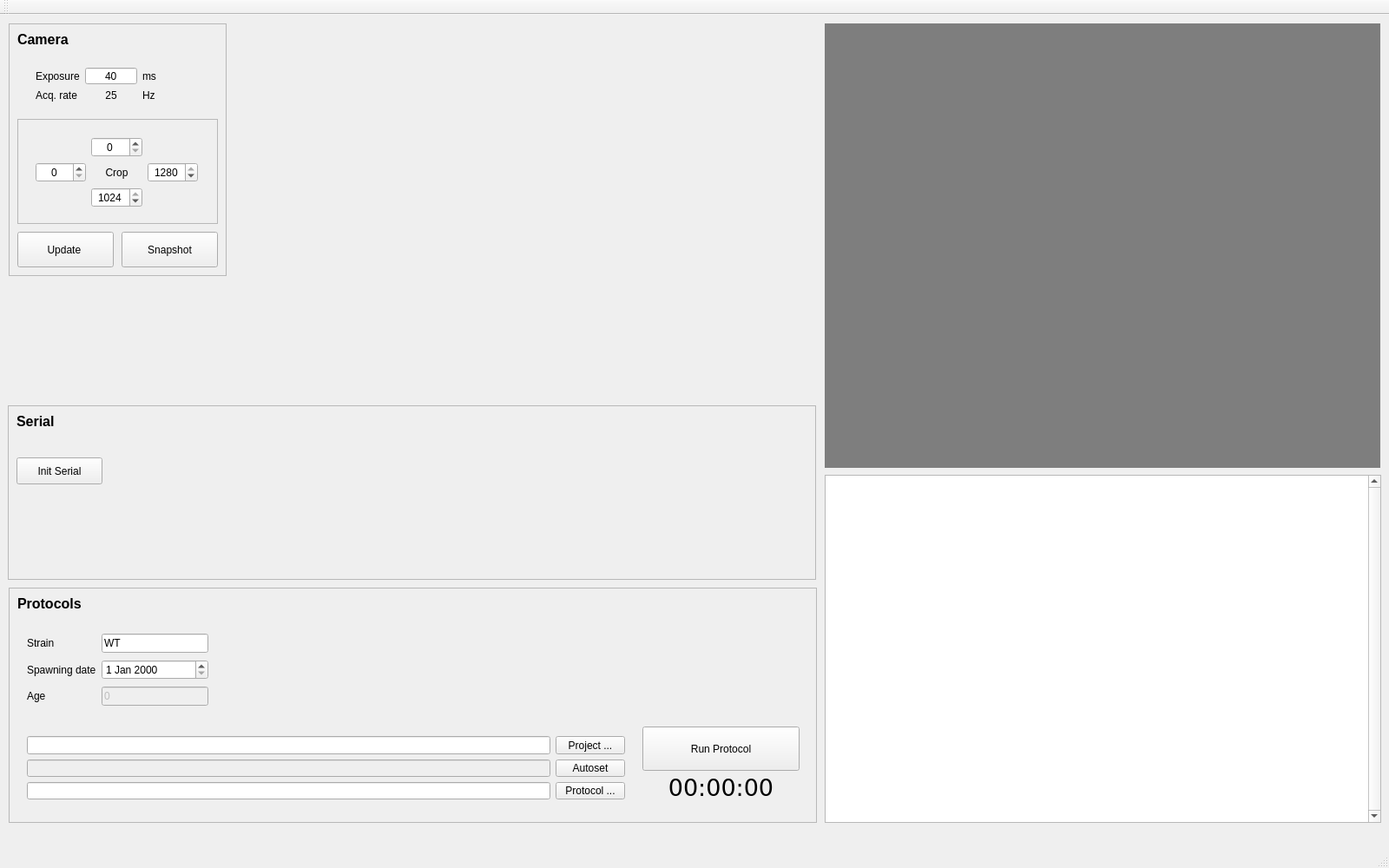
<?xml version="1.0" encoding="UTF-8"?>
<ui version="4.0">
 <class>MainWindow</class>
 <widget class="QMainWindow" name="MainWindow">
  <property name="geometry">
   <rect>
    <x>0</x>
    <y>0</y>
    <width>1600</width>
    <height>1000</height>
   </rect>
  </property>
  <property name="windowTitle">
   <string>MainWindow</string>
  </property>
  <widget class="QWidget" name="centralWidget">
   <widget class="QLabel" name="Image">
    <property name="geometry">
     <rect>
      <x>950</x>
      <y>10</y>
      <width>640</width>
      <height>512</height>
     </rect>
    </property>
    <property name="sizePolicy">
     <sizepolicy hsizetype="Fixed" vsizetype="Fixed">
      <horstretch>0</horstretch>
      <verstretch>0</verstretch>
     </sizepolicy>
    </property>
    <property name="autoFillBackground">
     <bool>false</bool>
    </property>
    <property name="styleSheet">
     <string notr="true">background-color: rgb(126, 126, 126);</string>
    </property>
    <property name="text">
     <string/>
    </property>
    <property name="scaledContents">
     <bool>true</bool>
    </property>
    <property name="alignment">
     <set>Qt::AlignCenter</set>
    </property>
   </widget>
   <widget class="QTextBrowser" name="Output">
    <property name="geometry">
     <rect>
      <x>950</x>
      <y>530</y>
      <width>641</width>
      <height>401</height>
     </rect>
    </property>
    <property name="verticalScrollBarPolicy">
     <enum>Qt::ScrollBarAlwaysOn</enum>
    </property>
   </widget>
   <widget class="QFrame" name="frame_2">
    <property name="geometry">
     <rect>
      <x>10</x>
      <y>660</y>
      <width>931</width>
      <height>271</height>
     </rect>
    </property>
    <property name="frameShape">
     <enum>QFrame::StyledPanel</enum>
    </property>
    <property name="frameShadow">
     <enum>QFrame::Raised</enum>
    </property>
    <widget class="QWidget" name="gridLayoutWidget_3">
     <property name="geometry">
      <rect>
       <x>10</x>
       <y>160</y>
       <width>711</width>
       <height>95</height>
      </rect>
     </property>
     <layout class="QGridLayout" name="gridLayout_3">
      <item row="1" column="0">
       <widget class="QLineEdit" name="DataPath">
        <property name="enabled">
         <bool>false</bool>
        </property>
       </widget>
      </item>
      <item row="2" column="1">
       <widget class="QPushButton" name="ProtocolPathButton">
        <property name="text">
         <string>Protocol ...</string>
        </property>
       </widget>
      </item>
      <item row="0" column="1">
       <widget class="QPushButton" name="ProjectPathButton">
        <property name="text">
         <string>Project ...</string>
        </property>
       </widget>
      </item>
      <item row="2" column="0">
       <widget class="QLineEdit" name="ProtocolPath"/>
      </item>
      <item row="1" column="1">
       <widget class="QPushButton" name="Autoset">
        <property name="text">
         <string>Autoset</string>
        </property>
       </widget>
      </item>
      <item row="0" column="0">
       <widget class="QLineEdit" name="ProjectPath"/>
      </item>
     </layout>
    </widget>
    <widget class="QPushButton" name="ProtocolRun">
     <property name="geometry">
      <rect>
       <x>730</x>
       <y>160</y>
       <width>181</width>
       <height>51</height>
      </rect>
     </property>
     <property name="text">
      <string>Run Protocol</string>
     </property>
     <property name="checkable">
      <bool>true</bool>
     </property>
    </widget>
    <widget class="QLabel" name="ProtocolTime">
     <property name="geometry">
      <rect>
       <x>750</x>
       <y>210</y>
       <width>141</width>
       <height>41</height>
      </rect>
     </property>
     <property name="font">
      <font>
       <family>DejaVu Sans</family>
       <pointsize>20</pointsize>
      </font>
     </property>
     <property name="text">
      <string>00:00:00</string>
     </property>
     <property name="alignment">
      <set>Qt::AlignCenter</set>
     </property>
    </widget>
    <widget class="QWidget" name="gridLayoutWidget_2">
     <property name="geometry">
      <rect>
       <x>10</x>
       <y>40</y>
       <width>231</width>
       <height>111</height>
      </rect>
     </property>
     <layout class="QGridLayout" name="gridLayout_2">
      <item row="1" column="0">
       <widget class="QLabel" name="DateLabel">
        <property name="text">
         <string>Spawning date</string>
        </property>
       </widget>
      </item>
      <item row="0" column="0">
       <widget class="QLabel" name="StainLabel">
        <property name="text">
         <string>Strain</string>
        </property>
       </widget>
      </item>
      <item row="0" column="1">
       <widget class="QLineEdit" name="Strain">
        <property name="text">
         <string>WT</string>
        </property>
       </widget>
      </item>
      <item row="2" column="1">
       <widget class="QLineEdit" name="Age">
        <property name="enabled">
         <bool>false</bool>
        </property>
        <property name="text">
         <string>0</string>
        </property>
       </widget>
      </item>
      <item row="2" column="0">
       <widget class="QLabel" name="label_9">
        <property name="text">
         <string>Age</string>
        </property>
       </widget>
      </item>
      <item row="1" column="1">
       <widget class="QDateEdit" name="SpawningDate"/>
      </item>
     </layout>
    </widget>
    <widget class="QLabel" name="label">
     <property name="geometry">
      <rect>
       <x>10</x>
       <y>10</y>
       <width>81</width>
       <height>17</height>
      </rect>
     </property>
     <property name="minimumSize">
      <size>
       <width>71</width>
       <height>17</height>
      </size>
     </property>
     <property name="font">
      <font>
       <pointsize>12</pointsize>
       <weight>75</weight>
       <bold>true</bold>
      </font>
     </property>
     <property name="text">
      <string>Protocols</string>
     </property>
    </widget>
   </widget>
   <widget class="QFrame" name="frame_3">
    <property name="geometry">
     <rect>
      <x>10</x>
      <y>10</y>
      <width>251</width>
      <height>291</height>
     </rect>
    </property>
    <property name="frameShape">
     <enum>QFrame::StyledPanel</enum>
    </property>
    <property name="frameShadow">
     <enum>QFrame::Raised</enum>
    </property>
    <widget class="QPushButton" name="UpdateCamera">
     <property name="geometry">
      <rect>
       <x>10</x>
       <y>240</y>
       <width>111</width>
       <height>41</height>
      </rect>
     </property>
     <property name="text">
      <string>Update </string>
     </property>
    </widget>
    <widget class="QPushButton" name="Snapshot">
     <property name="geometry">
      <rect>
       <x>130</x>
       <y>240</y>
       <width>111</width>
       <height>41</height>
      </rect>
     </property>
     <property name="text">
      <string>Snapshot</string>
     </property>
    </widget>
    <widget class="QLabel" name="label_2">
     <property name="geometry">
      <rect>
       <x>10</x>
       <y>10</y>
       <width>81</width>
       <height>17</height>
      </rect>
     </property>
     <property name="minimumSize">
      <size>
       <width>71</width>
       <height>17</height>
      </size>
     </property>
     <property name="font">
      <font>
       <pointsize>12</pointsize>
       <weight>75</weight>
       <bold>true</bold>
      </font>
     </property>
     <property name="text">
      <string>Camera</string>
     </property>
    </widget>
    <widget class="QWidget" name="gridLayoutWidget">
     <property name="geometry">
      <rect>
       <x>20</x>
       <y>40</y>
       <width>171</width>
       <height>61</height>
      </rect>
     </property>
     <layout class="QGridLayout" name="gridLayout">
      <item row="0" column="1">
       <widget class="QLineEdit" name="Exposure">
        <property name="sizePolicy">
         <sizepolicy hsizetype="Fixed" vsizetype="Fixed">
          <horstretch>0</horstretch>
          <verstretch>0</verstretch>
         </sizepolicy>
        </property>
        <property name="maximumSize">
         <size>
          <width>60</width>
          <height>16777215</height>
         </size>
        </property>
        <property name="text">
         <string>40</string>
        </property>
        <property name="alignment">
         <set>Qt::AlignCenter</set>
        </property>
       </widget>
      </item>
      <item row="0" column="2">
       <widget class="QLabel" name="label_Exposure_unit">
        <property name="text">
         <string>ms</string>
        </property>
       </widget>
      </item>
      <item row="0" column="0">
       <widget class="QLabel" name="label_Exposure">
        <property name="text">
         <string>Exposure</string>
        </property>
       </widget>
      </item>
      <item row="1" column="0">
       <widget class="QLabel" name="label_AcqRate">
        <property name="text">
         <string>Acq. rate</string>
        </property>
       </widget>
      </item>
      <item row="1" column="1">
       <widget class="QLabel" name="AcqRate">
        <property name="text">
         <string>25</string>
        </property>
        <property name="alignment">
         <set>Qt::AlignCenter</set>
        </property>
       </widget>
      </item>
      <item row="1" column="2">
       <widget class="QLabel" name="label_AcqRate_unit">
        <property name="text">
         <string>Hz</string>
        </property>
       </widget>
      </item>
     </layout>
    </widget>
    <widget class="QFrame" name="frame">
     <property name="geometry">
      <rect>
       <x>10</x>
       <y>110</y>
       <width>231</width>
       <height>121</height>
      </rect>
     </property>
     <property name="frameShape">
      <enum>QFrame::StyledPanel</enum>
     </property>
     <property name="frameShadow">
      <enum>QFrame::Raised</enum>
     </property>
     <widget class="QWidget" name="gridLayoutWidget_4">
      <property name="geometry">
       <rect>
        <x>10</x>
        <y>10</y>
        <width>209</width>
        <height>104</height>
       </rect>
      </property>
      <layout class="QGridLayout" name="gridLayout_4">
       <item row="1" column="0">
        <widget class="QSpinBox" name="X1">
         <property name="alignment">
          <set>Qt::AlignCenter</set>
         </property>
         <property name="minimum">
          <number>0</number>
         </property>
         <property name="maximum">
          <number>1248</number>
         </property>
         <property name="singleStep">
          <number>4</number>
         </property>
         <property name="value">
          <number>0</number>
         </property>
        </widget>
       </item>
       <item row="0" column="1">
        <widget class="QSpinBox" name="Y1">
         <property name="alignment">
          <set>Qt::AlignCenter</set>
         </property>
         <property name="maximum">
          <number>1024</number>
         </property>
         <property name="singleStep">
          <number>8</number>
         </property>
         <property name="value">
          <number>0</number>
         </property>
        </widget>
       </item>
       <item row="2" column="1">
        <widget class="QSpinBox" name="Y2">
         <property name="alignment">
          <set>Qt::AlignCenter</set>
         </property>
         <property name="maximum">
          <number>1024</number>
         </property>
         <property name="singleStep">
          <number>2</number>
         </property>
         <property name="value">
          <number>1024</number>
         </property>
        </widget>
       </item>
       <item row="1" column="1">
        <widget class="QLabel" name="label_Crop">
         <property name="sizePolicy">
          <sizepolicy hsizetype="Fixed" vsizetype="Preferred">
           <horstretch>0</horstretch>
           <verstretch>0</verstretch>
          </sizepolicy>
         </property>
         <property name="maximumSize">
          <size>
           <width>60</width>
           <height>16777215</height>
          </size>
         </property>
         <property name="text">
          <string>Crop</string>
         </property>
         <property name="alignment">
          <set>Qt::AlignCenter</set>
         </property>
        </widget>
       </item>
       <item row="1" column="2">
        <widget class="QSpinBox" name="X2">
         <property name="alignment">
          <set>Qt::AlignCenter</set>
         </property>
         <property name="minimum">
          <number>32</number>
         </property>
         <property name="maximum">
          <number>1280</number>
         </property>
         <property name="singleStep">
          <number>4</number>
         </property>
         <property name="value">
          <number>1280</number>
         </property>
        </widget>
       </item>
      </layout>
     </widget>
    </widget>
   </widget>
   <widget class="QFrame" name="frame_4">
    <property name="geometry">
     <rect>
      <x>9</x>
      <y>450</y>
      <width>931</width>
      <height>201</height>
     </rect>
    </property>
    <property name="frameShape">
     <enum>QFrame::StyledPanel</enum>
    </property>
    <property name="frameShadow">
     <enum>QFrame::Raised</enum>
    </property>
    <widget class="QPushButton" name="CheckSerial">
     <property name="geometry">
      <rect>
       <x>10</x>
       <y>60</y>
       <width>99</width>
       <height>31</height>
      </rect>
     </property>
     <property name="text">
      <string>Init Serial</string>
     </property>
    </widget>
    <widget class="QLabel" name="label_3">
     <property name="geometry">
      <rect>
       <x>10</x>
       <y>10</y>
       <width>81</width>
       <height>17</height>
      </rect>
     </property>
     <property name="minimumSize">
      <size>
       <width>71</width>
       <height>17</height>
      </size>
     </property>
     <property name="font">
      <font>
       <pointsize>12</pointsize>
       <weight>75</weight>
       <bold>true</bold>
      </font>
     </property>
     <property name="text">
      <string>Serial</string>
     </property>
    </widget>
   </widget>
  </widget>
  <widget class="QMenuBar" name="menuBar">
   <property name="geometry">
    <rect>
     <x>0</x>
     <y>0</y>
     <width>1600</width>
     <height>25</height>
    </rect>
   </property>
  </widget>
  <widget class="QToolBar" name="mainToolBar">
   <attribute name="toolBarArea">
    <enum>TopToolBarArea</enum>
   </attribute>
   <attribute name="toolBarBreak">
    <bool>false</bool>
   </attribute>
  </widget>
  <widget class="QStatusBar" name="statusBar"/>
 </widget>
 <layoutdefault spacing="6" margin="11"/>
 <resources/>
 <connections/>
</ui>
